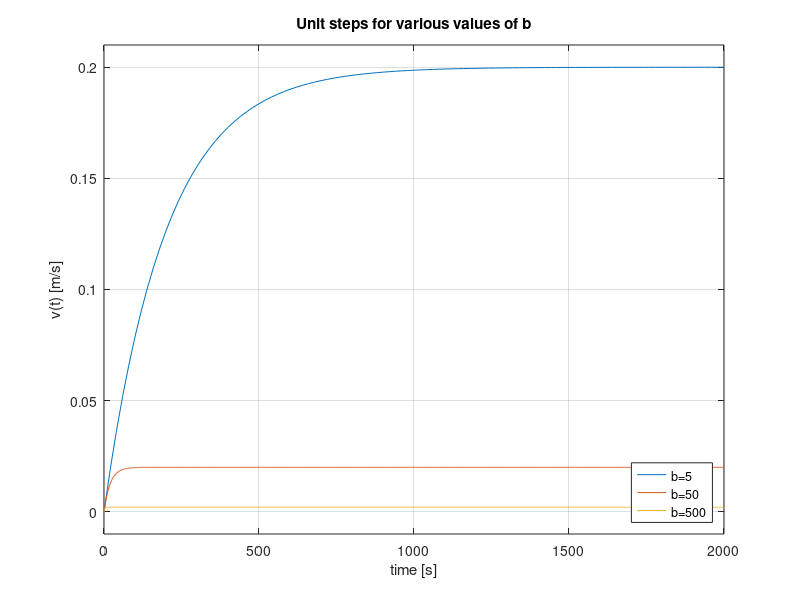

The MATLAB script that drew this image:
if exist('OCTAVE_VERSION', 'builtin')
    pkg load control;
end

m = 1000;

b1 = 5;
A1 = -b1/m;

B = 1/m;
C = 1;
D = 0;

cruise_1 = ss(A1,B,C,D);

b2 = 50;
A2 = -b2/m;
cruise_2 = ss(A2,B,C,D);

b3 = 500;
A3 = -b3/m;
cruise_3 = ss(A3,B,C,D);

figure;
hold on;
step(cruise_1, cruise_2, cruise_3)
xlabel('time [s]');
ylabel('v(t) [m/s]');
title('Unit steps for various values of b');
legend('b=5', 'b=50', 'b=500', 'location', 'southeast');
hold off;
